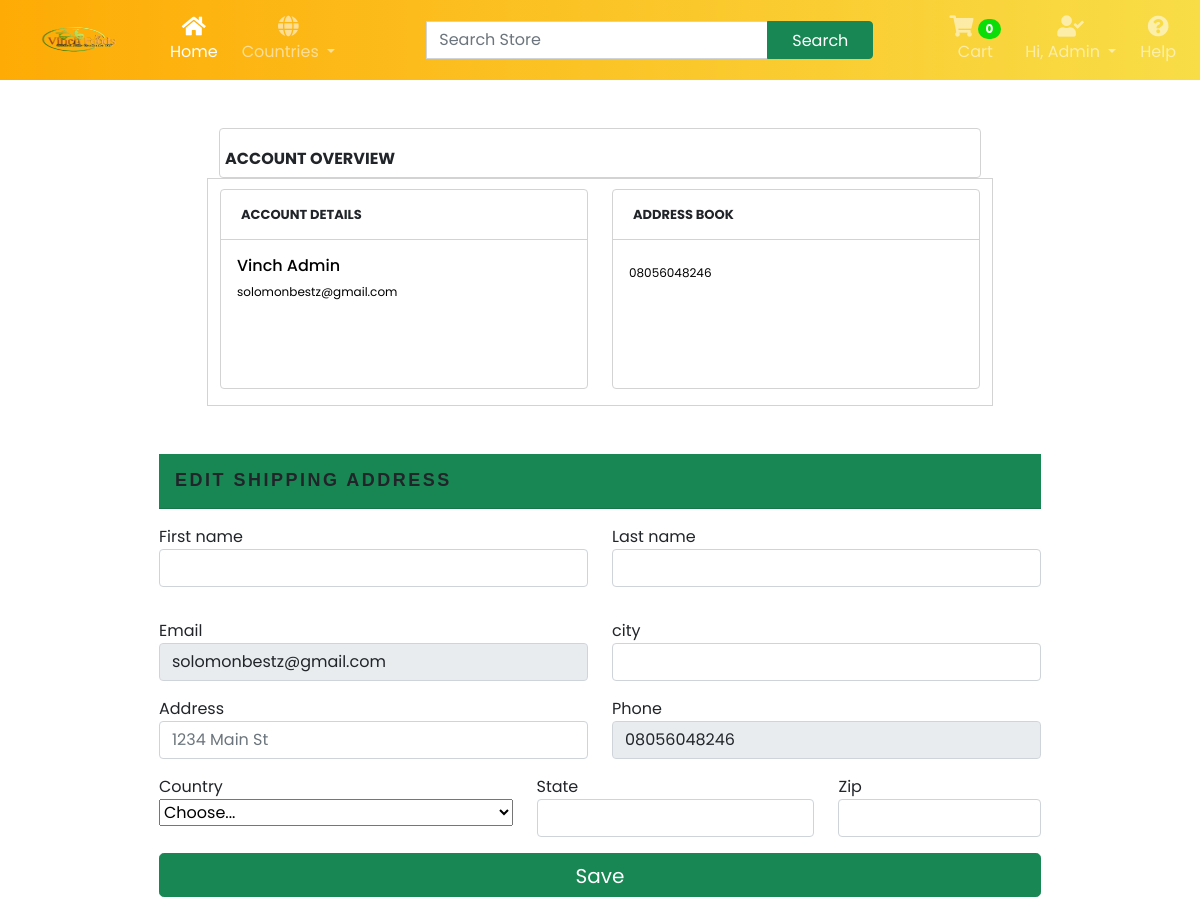
Screenshot of /account/ (signed in) with the database file from the repository.
### account/models.py (models this page shows)
class NewUser(AbstractBaseUser, PermissionsMixin):
    STATUS = (
        ('M', 'M'),
        ('F', 'F'),
    )
    email = models.EmailField(_("Email Adress"), unique=True)
    first_name = models.CharField(max_length=150)
    last_name = models.CharField(max_length=150)
    middle_name = models.CharField(max_length=150)
    gender = models.CharField(max_length=10, choices=STATUS, null=True)
    phone_number = models.CharField(max_length=17, blank=True, null=True)
    joined_date = models.DateTimeField(default=timezone.now)
    is_staff = models.BooleanField(default = False)
    is_active = models.BooleanField(default=False)
    objects = CustomAccountManager()
    USERNAME_FIELD = "email"
    REQUIRED_FIELDS = ['first_name', 'last_name', 'middle_name', 'gender', 'phone_number']
    def __str__(self):
        return self.last_name

### account/views.py (the view)
# urls.py: path("account/", views.my_account, name="my_account"),
def my_account(request):
    customer = request.user.customer
    try:
        shipping = ShippingAddress.objects.get(customer=customer)
    except:
        shipping = {}
    update_shipping_address(request, shipping)
    account = NewUser.objects.get(id = request.user.id)
    return render(request, "account/my_account.html",{"account": account, "shipping": shipping})

### account/context_processors.py (called while the page is built)
def users(request):
    if request.user.is_authenticated:
        username = NewUser.objects.get(last_name=request.user)
        last_name = username.last_name
    else:
        last_name = "Account"
        pass
    return {'last_name': last_name}

### account/views.py (called while the page is built)
def update_shipping_address(request, shipping):
    if request.method == "POST":
        firstname = request.POST.get("firstname")
        lastname = request.POST.get("lastname")
        city = request.POST.get("city")
        address = request.POST.get('address')
        country = request.POST.get("country")
        state = request.POST.get("state")
        zipcode = request.POST.get("zip")
        shipping.first_name = firstname
        shipping.last_name = lastname
        shipping.city = city
        shipping.address = address
        shipping.country = country
        shipping.state = state
        shipping.zipcode = zipcode
        shipping.save()

### store/context_processors.py (called while the page is built, shortened)
def total_cart_items(request):
    if request.user.is_authenticated:
        customer = request.user.customer
        order, created = Order.objects.get_or_create(customer=customer, complete=False)
        items = order.orderitem_set.all()
        if order:
            orderitems = OrderItem.objects.filter(order=order)
            qty = sum([item.quantity for item in orderitems])
            cart_total = sum([item.get_total for item in orderitems])
        else:
            qty = 0
            cart_total = 0
    return {'qty': qty, 'cart_total': cart_total, 'items': items}

### templates/account/my_account.html (shortened to what this page needs)
{% extends 'main.html' %}
{% load static %}
{% block content %}
<div class="d-flex justify-content-center w-100 h-100 my-5">
    <div class="w-80 my-5`">
        <h3 style="font-size: 16px; border: 1px solid lightgrey; border-radius: 4px 4px; margin-bottom: 0; height: 50px; padding-top: 20px; padding-left:5px"><b>ACCOUNT OVERVIEW</b></h3>
        <div class="row w-90" style=" border: 1px solid lightgrey; padding-top: 10px;">
            <div class="col-md-6">
                <div class="card mb-3" style="width: 23rem; height: 200px; border: 1px solid lightgrey">
                    <div style="font-size: 13px; font-weight: bold; padding-left:20px; padding-top: 15px; border-bottom: 1px solid lightgrey; height: 50px;">ACCOUNT DETAILS </div>
                    <div class="card-body text-primary">
                        <h6 class="card-title" style="color: black">{{account.first_name}} {{account.last_name}}</h6>
                        <p class="card-text my-2" style="font-size: 12px; color: black;">{{account.email}}                                                                </p>
                    </div>
                </div>
            </div>
            <div class="col-md-6">
                <div class="card  mb-3" style="width: 23rem; height: 200px; border: 1px solid lightgrey">
                    <div style="font-size: 13px; font-weight: bold; padding-left:20px; padding-top: 15px; border-bottom: 1px solid lightgrey; height: 50px;">ADDRESS BOOK</div>
                    <div class="card-body text-primary">
                        <p class="card-text my-2" style="font-size: 12px; color: black;">{{account.phone_number}}</p>
                    </div>
                </div>
            </div>
        </div>
    </div>
</div>
<div class="d-flex justify-content-center w-100 my-3">
    <form action="" method="post">
        <div class="card-header py-3 bg-success">
            <h5 class="mb-0 text-font text-uppercase">Edit Shipping Address</h5>
        </div>
        <div class="row my-3">
          <div class="col-md-6 mb-3">
            <label for="firstName">First name</label>
            <input type="text" class="form-control" id="firstName" placeholder="" name="firstname" value="{{shipping.first_name}}" required>
          </div>
          <div class="col-md-6 mb-3">
            <label for="lastName">Last name</label>
            <input type="text" class="form-control" id="lastName" placeholder="" name="lastname" value="{{shipping.last_name}}" required>
          </div>
        </div>
        <div class="row">
            <div class="col-md-6 mb-3">
                <label for="email">Email</label>
                <input type="email" class="form-control" id="email" placeholder="you@example.com" name="email" value="{{account.email}}" disabled>
              </div>
            <div class="col-md-6 mb-3">
              <label for="lastName">city</label>
              <input type="text" class="form-control" id="lastName" placeholder="" name="city" value="{{shipping.city}}" required>
            </div>
        </div>
        <div class="row">
            <div class="col-md-6 mb-3">
                <label for="address">Address</label>
                <input type="text" class="form-control" id="address" placeholder="1234 Main St" name="address" value="{{shipping.address}}" required>
            </div>
            <div class="col-md-6 mb-3">
                <label for="registerRepeatPassword">Phone</label>
                <input type="tel" name="phone" id="registerRepeatPassword" value="{{account.phone_number}}" class="form-control" disabled />
            </div>
        </div>
        <div class="row">
          <div class="col-md-5 mb-3">
            <label for="country">Country</label>
            <select class="custom-select d-block w-100" id="country" name="country" required>
                <option value="">Choose...</option>
            </select>
          </div>
          <div class="col-md-4 mb-3">
            <label for="state">State</label>
            <input type="text" id="form11Example5" name="state" value="{{shipping.state}}" class="form-control" required>
          </div>
          <div class="col-md-3 mb-3">
            <label for="zip">Zip</label>
            <input type="text" class="form-control" id="zip" placeholder="" name="zip" value="{{shipping.zipcode}}" required>
          </div>
        </div>
        <button class="btn btn-success btn-lg btn-block w-100" type="submit">Save</button>
    </form>
{% endblock content%}

### templates/main.html (shortened to what this page needs)
{% load static %}
{% load humanize %}
<!DOCTYPE html>
<html lang="en">
<head>
    <link href="https://cdn.jsdelivr.net/npm/bootstrap@5.0.2/dist/css/bootstrap.min.css" rel="stylesheet">
    <link rel="stylesheet" href="https://cdnjs.cloudflare.com/ajax/libs/OwlCarousel2/2.3.4/assets/owl.carousel.min.css">
    <link rel="stylesheet" href="https://cdnjs.cloudflare.com/ajax/libs/OwlCarousel2/2.3.4/assets/owl.theme.default.min.css" />
    <link href="https://cdnjs.cloudflare.com/ajax/libs/font-awesome/5.15.4/css/all.min.css" rel="stylesheet">
    <link rel="stylesheet" href="{% static 'styles/main.css' %}">
    <link rel="stylesheet" href="{% static 'styles/store/store.css' %}">
    <link rel="stylesheet" href="{% static 'styles/store/cart.css' %}">
    <link rel="stylesheet" href="{% static 'styles/store/checkout.css' %}">
    <link rel="stylesheet" href="{% static 'styles/store/productview.css' %}">
</head>
<body>
<nav class="navbar navbar-expand-lg navbar-dark gradient-custom">
    <div class="container-fluid">
      <a class="navbar-brand" href="#"><img id="logoimg" src="{% static 'images/vinchlogo.png' %}" alt=""></a>
      <div class="collapse navbar-collapse" id="navbarSupportedContent">
        <ul class="navbar-nav me-auto d-flex flex-row mt-3 mt-lg-0">
          <li class="nav-item text-center mx-2 mx-lg-1">
            <a class="nav-link active" aria-current="page" href="{% url 'store:home' %}">
              <div>
                <i class="fas fa-home fa-lg mb-1"></i>
              </div>
              Home
            </a>
          </li>
          <li class="nav-item dropdown text-center mx-2 mx-lg-1">
            <a class="nav-link dropdown-toggle" href="#" id="navbarDropdown" role="button" data-bs-toggle="dropdown" aria-haspopup="true" aria-expanded="false">
              <div>
                <i id='icon' class="fas fa-globe fa-lg mb-1"></i>
              </div>
              Countries
            </a>
          </li>
        </ul>
        <form class="d-flex input-group w-auto ms-lg-3 my-3 my-lg-0">
            <input type="search" class="form-control" placeholder="Search Store" aria-label="Search" />
            <button class="btn btn-outline-white btn-success" type="button" data-mdb-ripple-color="dark">
              Search
            </button>
          </form>
        <ul class="navbar-nav ms-auto d-flex flex-row mt-3 mt-lg-0">
          <li class="nav-item text-center mx-2 mx-lg-1">
            <a class="nav-link" href="{% url 'store:cart' %}">
              <div>
                <i id='icon' class="fa fa-shopping-cart fa-lg mb-1"></i>
                <span class="badge rounded-pill badge-notification cart-qty" id="badge">{{qty}}</span>
              </div>
              Cart
            </a>
          </li>
          {% if user.is_authenticated %}
            <li class="nav-item dropdown text-center mx-2 mx-lg-1">
              <a class="nav-link dropdown-toggle" href="#" id="navbarDropdown" role="button" data-bs-toggle="dropdown" aria-expanded="false">
                <div>
                  <i id='icon' class="fa fa-user-check fa-lg mb-1"></i>
                 </div>
                 Hi, {{last_name}}
              </a>
            </li>
          {% endif %}
          <li class="nav-item text-center mx-2 mx-lg-1">
            <a class="nav-link" href="{% url 'store:cart' %}">
              <div>
                <i id='icon' class="fa fa-question-circle fa-lg mb-1"></i>
              </div>
              Help
            </a>
          </li>
        </ul>
      </div>
    </div>
</nav>
    <div class="w-100 ">
      {% block content %}{% endblock content %}
</body>
</html>

### static/styles/main.css (style rules this page uses)
.btn { padding: .45rem 1.5rem .35rem; }
#logoimg { width: 130px; height: 50px; }
#badge { background: #0add08; }
.gradient-custom { background: orange; background: -webkit-linear-gradient(to right, rgb(254, 171, 5), rgb(248, 221, 71)); background: linear-gradient(to right, rgb(254, 171, 5), rgb(248, 221, 71)) }
::placeholder { color: white; opacity: 1; }

### static/styles/store/store.css (style rules this page uses)
* { font-family: 'Poppins', sans-serif; }

### static/styles/store/checkout.css (style rules this page uses)
.text-font { font-family: futura-pt,Tahoma,Geneva,Verdana,Arial,sans-serif; font-weight: 700; letter-spacing: .156rem; font-size: 1.125rem; }

### static/styles/store/productview.css (style rules this page uses)
.card-title { margin-bottom: 0; }

### rows the page displays
NewUser: last_name "Admin", first_name "Vinch", email "solomonbestz@gmail.com", phone_number "08056048246", phone "08056048246"

### other values shown
{{ qty }} "0"
